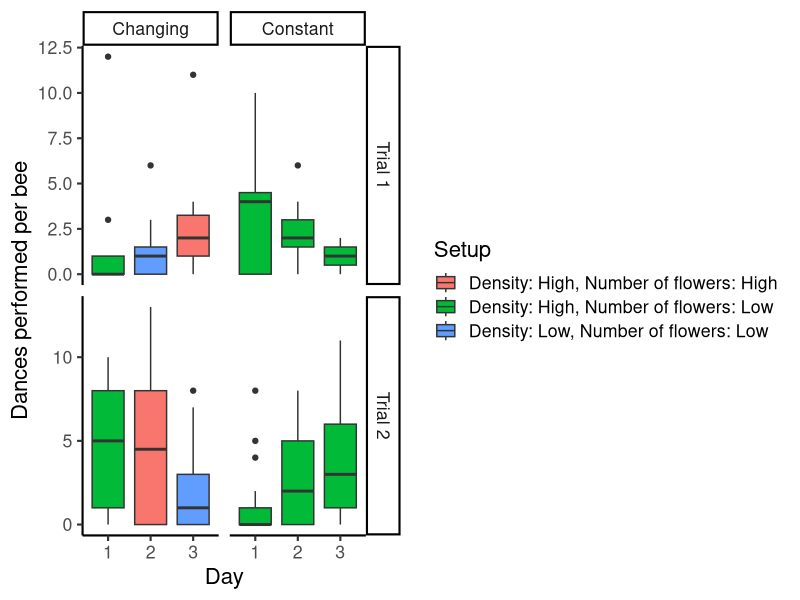
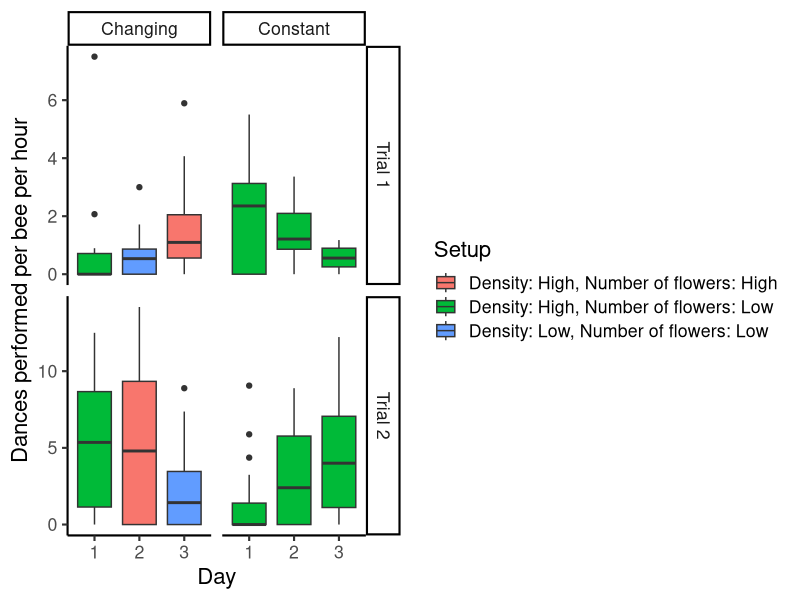
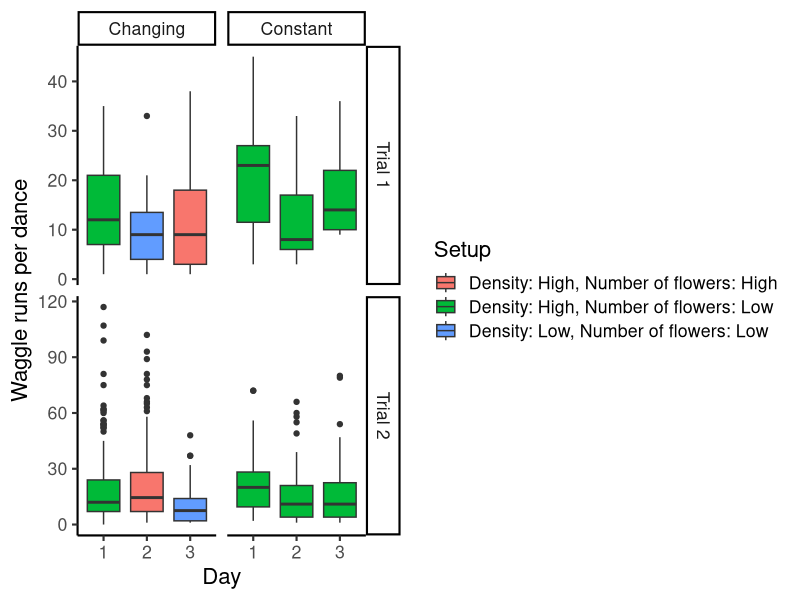
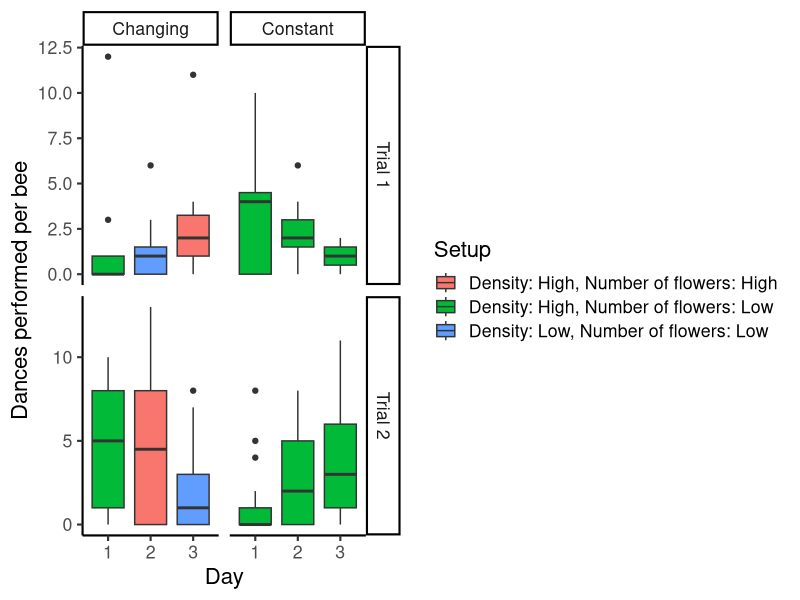
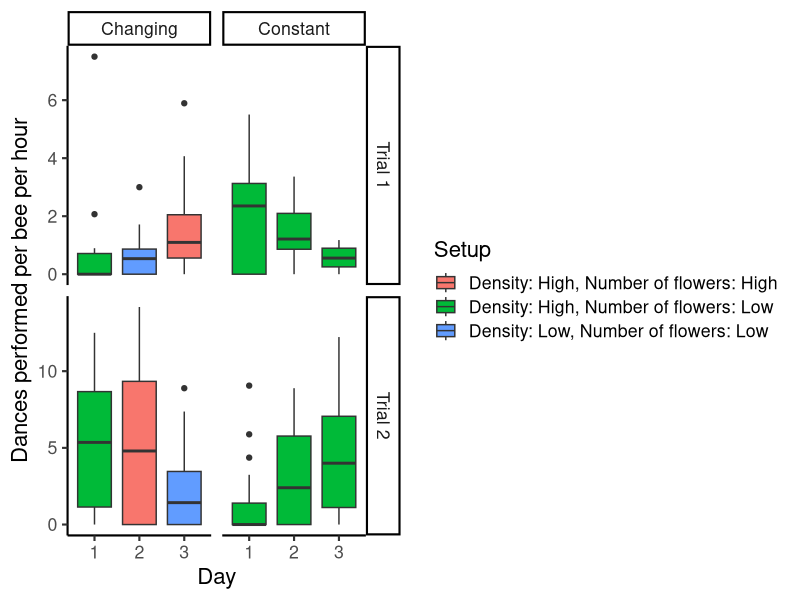
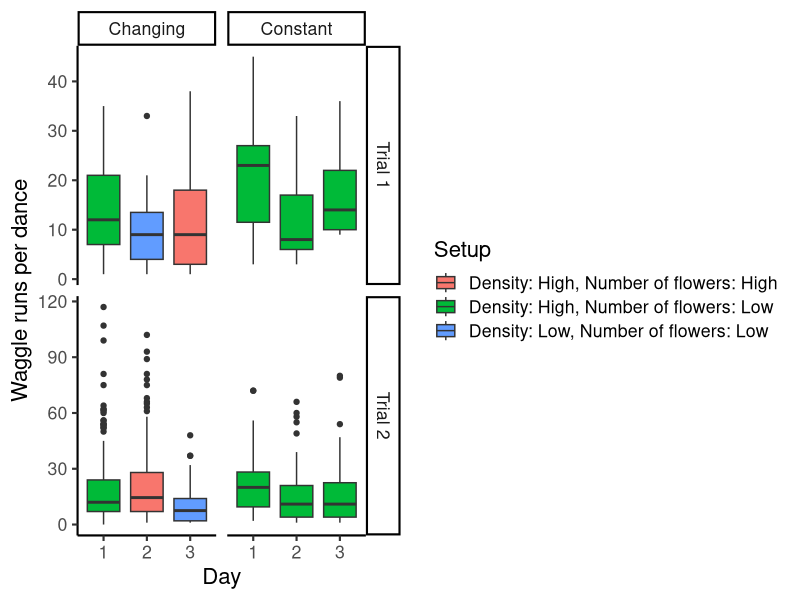

These charts were generated, in order, by the following R code:
## ---- chunk 1
library(knitr) 
opts_knit$set(root.dir = normalizePath('../'))
## ---- chunk 2
library("tidyverse")
## ---- chunk 3
# This file has one row per dance
dances_df <- read.csv("cleaned_data/all_dances.csv") %>%
  mutate(Day = as.factor(Day))

# This file has one row per uniquely-IDed bee
bees_df <- read.csv("cleaned_data/per_bee_summary.csv") %>%
  mutate(Day = as.factor(Day))

## ---- chunk 4
if (!dir.exists("figures")){
  dir.create("figures")
}
## ---- chunk 5
bees_df %>%
  ggplot(aes(x = Day, y = Dances, fill = Setup)) +
  geom_boxplot() +
  labs(y = "Dances performed per bee") +
  facet_grid(Trial~Treatment, scales = "free_y") +
  theme_classic(base_size = 16)

ggsave("figures/Boxplot_dances_per_bee.jpg", 
       device="jpeg",
       width = 12,
       height = 8,
       units = "in",
       dpi = 300)
## ---- chunk 6
bees_df %>%
  ggplot(aes(x = Day, y = Dance_rate, fill = Setup)) +
  geom_boxplot() +
  labs(y = "Dances performed per bee per hour") +
  facet_grid(Trial~Treatment, scales = "free_y") +
  theme_classic(base_size = 16)

ggsave("figures/Boxplot_dance_rate_per_bee.jpg", 
       device="jpeg",
       width = 12,
       height = 8,
       units = "in",
       dpi = 300)
## ---- chunk 7
dances_df %>%
  ggplot(aes(x = Day, y = Total_runs, fill = Setup)) +
  geom_boxplot() +
  labs(y = "Waggle runs per dance") +
  facet_grid(Trial~Treatment, scales = "free_y")+
  theme_classic(base_size = 16)

ggsave("figures/Boxplot_waggle_runs_per_dance.jpg", 
       device="jpeg",
       width = 12,
       height = 8,
       units = "in",
       dpi = 300)
